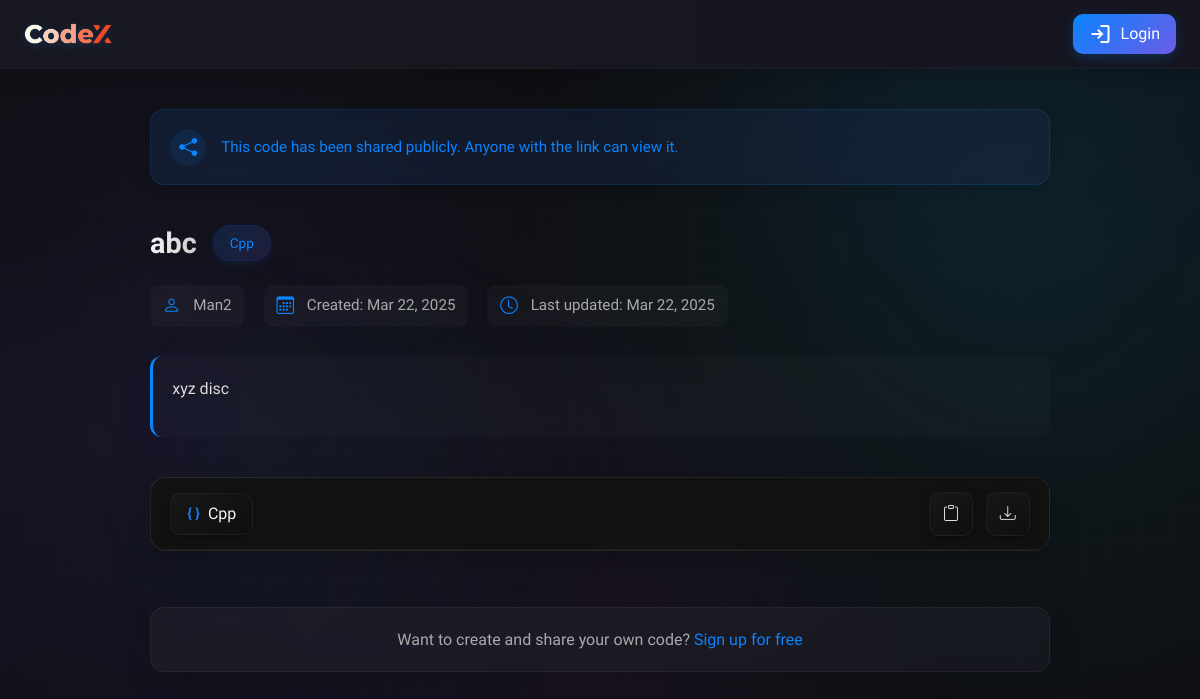
Screenshot of /core/shared-code/1/ with the database file from the repository.
### core/models.py (models this page shows, shortened)
class CodeSnippet(models.Model):
    title = models.CharField(max_length=100)
    description = models.TextField(blank=True, null=True)
    language = models.CharField(max_length=20, choices=LANGUAGE_CHOICES)
    owner = models.ForeignKey(User, on_delete=models.CASCADE, related_name='snippets')
    code_content = models.TextField()
    user_input = models.TextField(
        blank=True,
        null=True,
        help_text="Input provided by the user for code execution"
    )
    requirements = models.TextField(
        blank=True,
        null=True,
        help_text="Additional requirements or specifications for the code"
    )
    created_at = models.DateTimeField(auto_now_add=True)
    updated_at = models.DateTimeField(auto_now=True)

### core/views.py (the view)
# urls.py: path('shared-code/<int:pk>/', views.shared_code, name='shared_code'),
def shared_code(request, pk):
    snippet = get_object_or_404(CodeSnippet, pk=pk)
    return render(request, 'shared_code.html', {'snippet': snippet})

### templates/shared_code.html (shortened to what this page needs)
{% extends 'base.html' %}
{% load static %}
{% block extra_css %}
    <link rel="stylesheet" href="https://cdn.jsdelivr.net/npm/bootstrap-icons@1.11.0/font/bootstrap-icons.css">
    <link rel="stylesheet" href="https://cdnjs.cloudflare.com/ajax/libs/codemirror/5.65.2/codemirror.min.css">
    <link rel="stylesheet" href="https://cdnjs.cloudflare.com/ajax/libs/codemirror/5.65.2/theme/dracula.min.css">
    <link rel="stylesheet" href="{% static 'css/shared_code.css' %}">
{% endblock %}
{% block background_elements %}
    <div class="bg-element bg-element-1"></div>
{% endblock %}
{% block header %}
    <header class="header">
        <div class="logo-section">
            <img src="{% static 'codexc.png'%}" alt="CodeX Logo"/>
        </div>
        <a href="{% url 'login_page' %}" class="login-btn">
            <span class="material-symbols-outlined">login</span> Login
        </a>
    </header>
{% endblock %}
{% block content %}
    <div class="main-content">
        <div class="container-fluid">
            <div class="row">
                <div class="col-12">
                    <div class="shared-banner">
                        <i class="bi bi-share-fill"></i>
                        <div class="shared-info">
                            This code has been shared publicly. Anyone with the link can view it.
                        </div>
                    </div>
                    <div class="code-info">
                        <div class="code-title">
                            <h2>{{ snippet.title }}</h2>
                            <span class="language-badge">{{ snippet.language|capfirst }}</span>
                        </div>
                        <div class="code-meta">
                            <div class="meta-item">
                                <i class="bi bi-person"></i>
                                <span>{{ snippet.owner.username }}</span>
                            </div>
                            <div class="meta-item">
                                <i class="bi bi-calendar3"></i>
                                <span>Created: {{ snippet.created_at|date:"M d, Y" }}</span>
                            </div>
                            <div class="meta-item">
                                <i class="bi bi-clock"></i>
                                <span>Last updated: {{ snippet.updated_at|date:"M d, Y" }}</span>
                            </div>
                        </div>
                        {% if snippet.description %}
                            <div class="code-description">
                                <p>{{ snippet.description }}</p>
                            </div>
                        {% endif %}
                    </div>
                    <div class="code-container">
                        <div class="code-header">
                            <div class="language-name">
                                <span class="language-icon">{ }</span>
                                {{ snippet.language|capfirst }}
                            </div>
                            <div class="code-actions">
                                <button class="btn-icon tooltip-container" id="copy-code">
                                    <i class="bi bi-clipboard"></i>
                                </button>
                                <button class="btn-icon tooltip-container" id="download-code">
                                    <i class="bi bi-download"></i>
                                </button>
                            </div>
                        </div>
                    </div>
                </div>
            </div>
            <div class="row">
                <div class="col-12">
                    <div class="signup-prompt">
                        <p>Want to create and share your own code? <a href="{% url 'register' %}">Sign up for free</a></p>
                    </div>
                </div>
            </div>
        </div>
    </div>
{% endblock %}

### rows the page displays
CodeSnippet: title "abc", language "Cpp", owner.username "Man2", created_at "Mar 22, 2025", updated_at "Mar 22, 2025", description "xyz disc"
